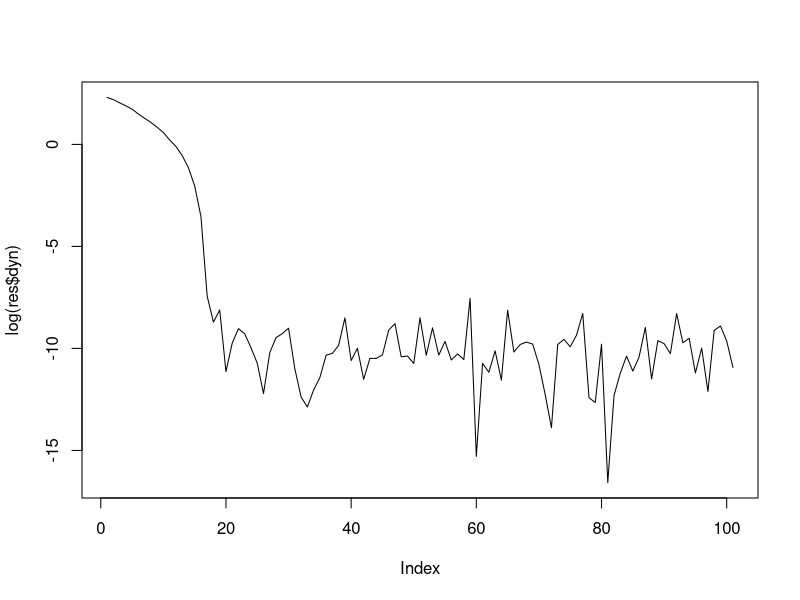

Generate this figure with R:
f <- function(x){
  return (x[1]^2 + x[2]^2)
}
OnePlusOneESfifth <- function (f,sigma, x0,n){
  m <- x0
  fm <- f(m)
  
  v <- c()
  for(i in 1:n){
        xprime <- m + sigma* rnorm(n=2, mean = 0, sd = 1)
        fxprime <- f(xprime)
    if (fm > fxprime){
      m <- xprime
      fm <- f(xprime)
      
      sigma <- sigma * exp(1/3)
    } else {
      sigma <- sigma / (exp(1/3)^(1/4))
    }
       v <- c(v,fm)
  }
  return (list(x=m, dyn =v))
}
OnePlusOneES <- function (f,sigma, x0,n){
  m <- x0
  fm <- f(m)
  
  v <- c()
  for(i in 1:n){
    xprime <- m + sigma* rnorm(n=2, mean = 0, sd = 1)
    fxprime <- f(xprime)
    if (fm > fxprime){
      m <- xprime
      fm <- f(xprime)
      
    }
    v <- c(v,fm)
  }
  return (list(x=m, dyn =v))
}

muSlashMuCommaLambdaES <- function (f, x0,sigma,n, mu, lambda){
  m <- x0
  fm <- f(m)
  trace <- c(fm)
  
  offspring <- matrix(rep(0,2 * lambda), nrow = lambda)
  w <- log(mu + 0.5) - log(1:mu)
  w <- w/ sum(w)
  for(i in 1:n){
    foffspring <- c()
      for(j in 1:lambda){
        offspring[j,] <-  m + sigma*rnorm(n = 2,mean = 0, sd=1)
        foffspring <- c(foffspring, f(offspring[j,]))
      }
    
    ordered <- order(foffspring)
    m <- c(0,0)
    
      for(j in 1:mu){
       m <- m + w[j] * offspring[ordered[j],]
      }
    trace <- c(trace, f(m))
  }
  return (list(x=m, dyn =trace))
}



mainES <- function(){
  x0 <- c(3,1)
  #res <- OnePlusOneES(f,x0,1000,sigma = 0.1)
  #cat(f(res$x), res$x, "\n")
  #plot(log(res$dyn), type ="l")
  
  #res <- OnePlusOneESfifth(f,x0,10000,sigma = 1)
  #cat(f(res$x), res$x, "\n")
  #plot(log(res$dyn), type ="l")
  
  res <- muSlashMuCommaLambdaES(f, x0, 100, sigma = 0.1, mu = 10,lambda = 100)
  cat(f(res$x), res$x, "\n")
  plot(log(res$dyn), type ="l")
  
}
mainES()